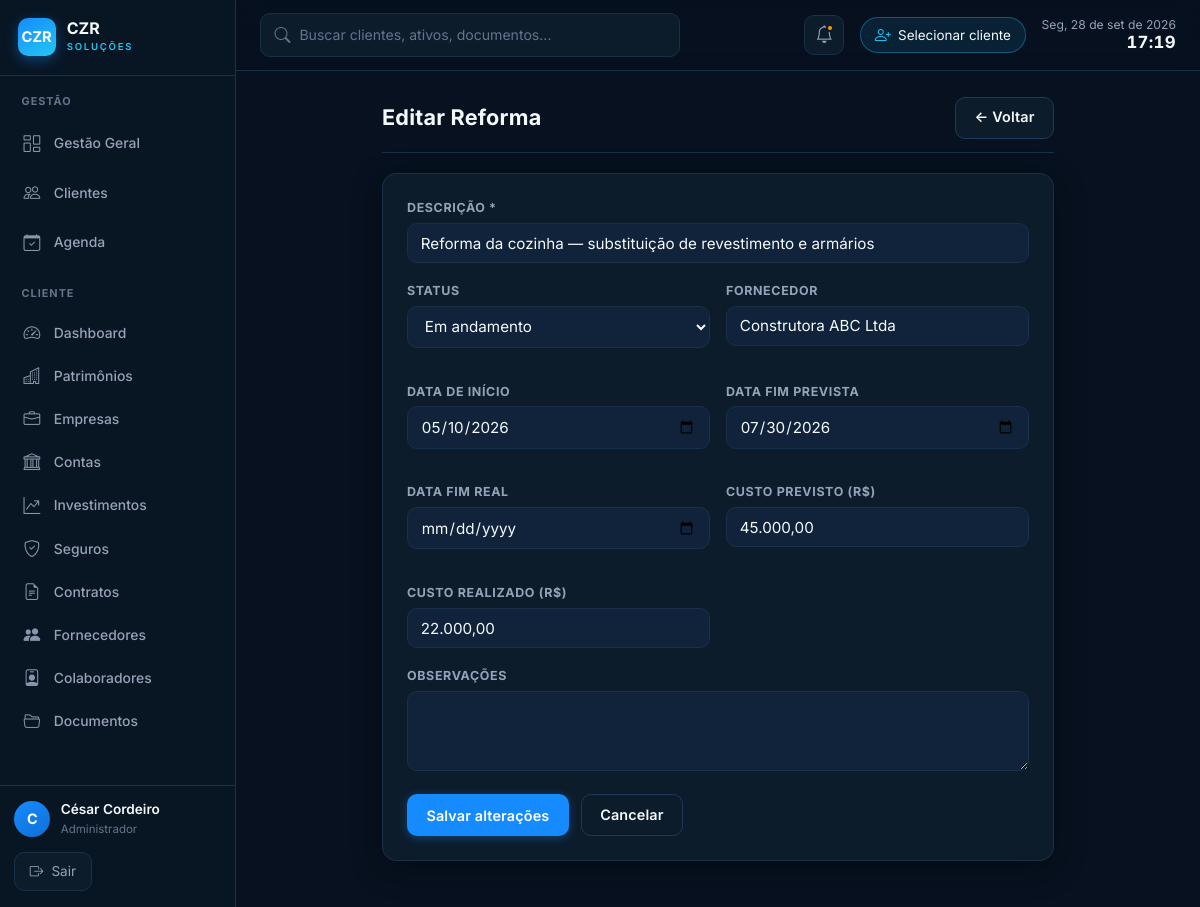
The app's page /reformas/editar?id=1&imovel_id=1 (signed in) with its own data.
### tables this page shows
CREATE TABLE IF NOT EXISTS reformas (
  id                INT AUTO_INCREMENT PRIMARY KEY,
  imovel_id         INT NOT NULL,
  descricao         VARCHAR(300) NOT NULL,
  status            ENUM('planejado','em_andamento','concluido','cancelado') NOT NULL DEFAULT 'planejado',
  data_inicio       DATE         NULL,
  data_fim_prevista DATE         NULL,
  data_fim_real     DATE         NULL,
  custo_previsto    DECIMAL(12,2) NULL,
  custo_realizado   DECIMAL(12,2) NULL,
  fornecedor        VARCHAR(200) NULL,
  observacoes       TEXT         NULL,
  criado_em         DATETIME NOT NULL DEFAULT CURRENT_TIMESTAMP,
  atualizado_em     DATETIME NOT NULL DEFAULT CURRENT_TIMESTAMP ON UPDATE CURRENT_TIMESTAMP,
  FOREIGN KEY (imovel_id) REFERENCES imoveis(id) ON DELETE CASCADE
);

### app/Core/View.php (called while the page is built, shortened)
<?php
class View
{
    public static function render(string $view, array $data = []): void
    {
        $file = APP_PATH . '/Views/' . $view . '.php';
        extract($data, EXTR_SKIP);
        require $file;
    }
}

### app/Core/Controller.php (called while the page is built, shortened)
<?php
abstract class Controller
{
    protected function view(string $view, array $data = []): void
    {
        View::render($view, $data);
    }
}

### app/Controllers/ReformasController.php (called while the page is built, shortened)
<?php
class ReformasController extends Controller
{
    public function editar(): void
    {
        $id = (int) ($_GET['id'] ?? 0);
        $r = Reforma::buscar($id);
        $d = $_POST ?: $r;
        $this->view('reformas/editar', compact('r', 'd', 'erro'));
    }
}

### app/Core/Router.php (called while the page is built, shortened)
<?php
class Router
{
    private array $routes = ['GET' => [], 'POST' => []];
    public function get(string $path, array $handler): void
    {
        $this->routes['GET'][trim($path, '/')] = $handler;
    }
    public function post(string $path, array $handler): void
    {
        $this->routes['POST'][trim($path, '/')] = $handler;
    }
    public function dispatch(string $url, string $method): void
    {
        $url    = trim($url, '/');
        $method = strtoupper($method) === 'POST' ? 'POST' : 'GET';
        $handler = $this->routes[$method][$url] ?? null;
        [$class, $action] = $handler;
        (new $class())->$action();
    }
}

### index.php (called while the page is built, shortened)
<?php
require_once __DIR__ . '/app/bootstrap.php';
$router = new Router();
$router->dispatch($_GET['url'] ?? '', $_SERVER['REQUEST_METHOD']);

### app/bootstrap.php (called while the page is built, shortened)
<?php
spl_autoload_register(function (string $class): void {
    foreach (['Core', 'Controllers', 'Models'] as $dir) {
        $file = APP_PATH . '/' . $dir . '/' . $class . '.php';
        if (is_file($file)) {
            return;
        }
    }
});

### includes/db.php (called while the page is built, shortened)
<?php
function db(): PDO
{
    static $pdo = null;
    if ($pdo === null) {
        $host    = Env::get('DB_HOST', '127.0.0.1');
        $name    = Env::get('DB_NAME', 'gestao_patrimonial');
        $user    = Env::get('DB_USER', 'root');
        $pass    = Env::get('DB_PASS', '');
        $charset = Env::get('DB_CHARSET', 'utf8mb4');
        $dsn = "mysql:host={$host};dbname={$name};charset={$charset}";
        $pdo = new PDO($dsn, $user, $pass, [
            PDO::ATTR_ERRMODE            => PDO::ERRMODE_EXCEPTION,
            PDO::ATTR_DEFAULT_FETCH_MODE => PDO::FETCH_ASSOC,
            PDO::ATTR_EMULATE_PREPARES   => false,
        ]);
    }
    return $pdo;
}

### app/Models/Reforma.php (called while the page is built, shortened)
<?php
class Reforma
{
    public static function buscar(int $id): ?array
    {
        $s = db()->prepare('SELECT * FROM reformas WHERE id = ?');
        $s->execute([$id]);
        return $s->fetch() ?: null;
    }
}

### includes/functions.php (called while the page is built, shortened)
<?php
function base_url(string $path = ''): string {
    $base = defined('BASE_URL') ? BASE_URL : '/cezar/';
    return $base . ltrim($path, '/');
}
function h(string $str): string {
    return htmlspecialchars($str, ENT_QUOTES, 'UTF-8');
}

### app/Views/reformas/editar.php (the view, shortened to what this page needs)
<?php
require APP_ROOT . '/includes/header.php';
if (!function_exists('mf')) {
    function mf(float $v): string { return $v ? number_format($v, 2, ',', '.') : ''; }
}
?>
<div class="container" style="max-width:720px">
  <div class="card-header" style="margin-bottom:1.25rem">
    <h2 class="card-titulo">Editar Reforma</h2>
    <a href="<?= base_url('imoveis/ficha?id='.$r['imovel_id'].'&aba=reformas') ?>" class="btn btn-secundario">← Voltar</a>
  </div>
  <div class="card">
    <form method="post">
      <div class="form-grupo"><label>Descrição *</label><input type="text" name="descricao" required value="<?= h($d['descricao']) ?>"></div>
      <div class="form-grid form-grid-2">
        <div class="form-grupo"><label>Status</label>
          <select name="status">
            <?php foreach(['planejado'=>'Planejado','em_andamento'=>'Em andamento','concluido'=>'Concluído','cancelado'=>'Cancelado'] as $v=>$l): ?>
            <option value="<?=$v?>" <?=$d['status']===$v?'selected':''?>><?=$l?></option>
            <?php endforeach; ?>
          </select>
        </div>
        <div class="form-grupo"><label>Fornecedor</label><input type="text" name="fornecedor" value="<?= h($d['fornecedor']??'') ?>"></div>
        <div class="form-grupo"><label>Data de início</label><input type="date" name="data_inicio" value="<?= h($d['data_inicio']??'') ?>"></div>
        <div class="form-grupo"><label>Data fim prevista</label><input type="date" name="data_fim_prevista" value="<?= h($d['data_fim_prevista']??'') ?>"></div>
        <div class="form-grupo"><label>Data fim real</label><input type="date" name="data_fim_real" value="<?= h($d['data_fim_real']??'') ?>"></div>
        <div class="form-grupo"><label>Custo previsto (R$)</label><input type="text" name="custo_previsto" value="<?= mf((float)($d['custo_previsto']??0)) ?>"></div>
        <div class="form-grupo"><label>Custo realizado (R$)</label><input type="text" name="custo_realizado" value="<?= mf((float)($d['custo_realizado']??0)) ?>"></div>
      </div>
      <div class="form-grupo"><label>Observações</label><textarea name="observacoes"><?= h($d['observacoes']??'') ?></textarea></div>
      <div style="display:flex;gap:.75rem;margin-top:1rem">
        <button type="submit" class="btn btn-primario">Salvar alterações</button>
        <a href="<?= base_url('imoveis/ficha?id='.$r['imovel_id'].'&aba=reformas') ?>" class="btn btn-secundario">Cancelar</a>
      </div>
    </form>
  </div>
</div>
<?php require APP_ROOT . '/includes/footer.php'; ?>

### assets/css/tokens.css (style rules this page uses)
:root { --primary: #168BFF; --primary-h: #0F6FD6; --secondary: #22C7F2; --secondary-h: #12A9D4; --bg: #07111F; --surface: #0D1C2B; --surface-2: #10233A; --sidebar: #081522; --success: #22C55E; --warning: #F59E0B; --danger: #EF4444; --neutral: #64748B; --purple: #A855F7; --text: #F5F9FC; --text-2: #94A3B8; --text-3: #64748B; --border: #18304A; --border-2: #1E3A5A; --fonte-titulo: 'Inter', -apple-system, BlinkMacSystemFont, 'Segoe UI', Roboto, sans-serif; --fonte-corpo: 'Inter', -apple-system, BlinkMacSystemFont, 'Segoe UI', Roboto, sans-serif; --raio: 14px; --raio-sm: 10px; --sombra: 0 8px 30px rgba(0,0,0,.35); --sombra-alta: 0 18px 48px rgba(0,0,0,.5); --preto: var(--sidebar); --preto-2: var(--surface); --grafite: var(--surface-2); --dourado: var(--primary); --dourado-claro: var(--secondary); --dourado-h: var(--primary-h); --marfim: var(--bg); --cor-primaria: var(--text); --cor-acento: var(--primary); --cor-acento-h: var(--primary-h); --cor-fundo: var(--bg); --cor-branco: var(--surface); --cor-borda: var(--border); --cor-texto: var(--text); --cor-secundario: var(--text-2); --cor-sucesso: var(--success); --cor-alerta: var(--warning); --cor-erro: var(--danger); --cor-tag-bg: var(--surface-2); --cor-tag-txt: var(--secondary); }

### assets/css/layout.css (style rules this page uses)
:root { --sidebar-w: 236px; }
.container { max-width: 1280px; margin: 0 auto; padding: 1.6rem 1.5rem; }
@media (min-width: 1024px) { body { padding-left: var(--sidebar-w); } }

### assets/css/style.css (style rules this page uses)
*, *::before, *::after { box-sizing: border-box; margin: 0; padding: 0; }
body { font-family: var(--fonte-corpo); background: var(--cor-fundo); color: var(--cor-texto); font-size: 15px; line-height: 1.55; -webkit-font-smoothing: antialiased; }
a { color: var(--cor-acento); text-decoration: none; }
h1, h2, h3 { font-family: var(--fonte-titulo); }
.card { background: var(--cor-branco); border: 1px solid var(--cor-borda); border-radius: var(--raio); box-shadow: var(--sombra); padding: 1.5rem; margin-bottom: 1.25rem; }
.card-header { display: flex; align-items: center; justify-content: space-between; margin-bottom: 1.25rem; padding-bottom: .85rem; border-bottom: 1px solid var(--cor-borda); }
.card-titulo { font-family: var(--fonte-titulo); font-size: 1.35rem; font-weight: 700; color: var(--cor-primaria); letter-spacing: .01em; }
.btn { display: inline-flex; align-items: center; gap: .4rem; padding: .55rem 1.15rem; border-radius: var(--raio-sm); border: 1px solid transparent; cursor: pointer; font-size: .9rem; font-weight: 600; font-family: var(--fonte-corpo); letter-spacing: .01em; transition: background .15s, box-shadow .15s, border-color .15s, transform .1s; text-decoration: none; }
.btn-primario { background: var(--primary); color: #fff; box-shadow: 0 2px 10px rgba(22,139,255,.35); }
.btn-secundario { background: var(--surface); color: var(--text); border-color: var(--border-2); }
.form-grupo { margin-bottom: 1.1rem; }
.form-grupo label { display: block; font-size: .78rem; font-weight: 700; color: var(--cor-secundario); margin-bottom: .35rem; text-transform: uppercase; letter-spacing: .05em; }
.form-grupo input, .form-grupo select, .form-grupo textarea { width: 100%; padding: .6rem .8rem; border: 1px solid var(--cor-borda); border-radius: var(--raio-sm); font-size: .95rem; font-family: var(--fonte-corpo); color: var(--cor-texto); background: var(--surface-2); transition: border-color .15s, box-shadow .15s, background .15s; }
.form-grupo textarea { resize: vertical; min-height: 80px; }
.form-grid { display: grid; gap: 1rem; }
.form-grid-2 { grid-template-columns: repeat(2, 1fr); }

### records on screen
reformas: descricao "Reforma da cozinha — substituição de revestimento e armários", status "Em andamento", fornecedor "Construtora ABC Ltda", data_inicio "05/10/2026", data_fim_prevista "07/30/2026", custo_previsto "45.000,00", custo_realizado "22.000,00"

### other values on screen
$titulo "GESTÃO"
$rotulo "Gestão Geral"
$rotulo "Clientes"
$rotulo "Agenda"
$titulo "CLIENTE"
$rotulo "Dashboard"
$rotulo "Patrimônios"
$rotulo "Empresas"
$rotulo "Contas"
$rotulo "Investimentos"
$rotulo "Seguros"
$rotulo "Contratos"
$rotulo "Fornecedores"
$rotulo "Colaboradores"
$rotulo "Documentos"
